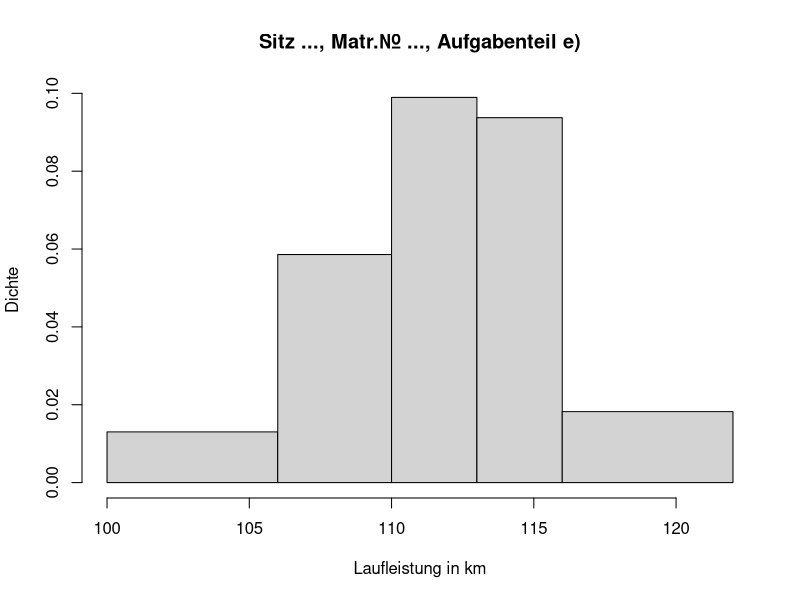

Write the R code that produced this figure.
### Musterloesung Probeklausur 7 Teil B (Fussball.csv)

## a)
setwd(path.expand("~"))
getwd()

## b)
d <- read.csv("Fussball.csv", sep = ",", dec = ".", header = TRUE)
head(d)

## c)
typeof(d$Ort)        # "character"
typeof(d$Zuschauer)  # "integer"
# Antwortsatz: Ort ist ein character-Objekt, Zuschauer ein numerisches Objekt vom Typ integer.
# Wetter ist nominalskaliert (Kategorien ohne natuerliche Reihenfolge).

## d)
heim <- d$Zuschauer[d$Ort == "Heim"]
round(mean(heim), 3)   # 416.848
round(sd(heim), 3)     # 58.168
# Antwortsatz: Bei Heimspielen betraegt der Schaetzer fuer das arithmetische Mittel
# der Zuschauer 416.848, der unverzerrte Schaetzer fuer die Standardabweichung 58.168.

## e)
pdf("Histogramm.pdf")
hist(d$Laufleistung, freq = FALSE,
     breaks = c(100, 106, 110, 113, 116, 122), right = FALSE,
     main = "Sitz ..., Matr.Nr. ..., Aufgabenteil e)",
     xlab = "Laufleistung in km", ylab = "Dichte")
dev.off()

## f)
d$iL15 <- dpois(d$Tore, 1.5)
head(d)
prod(d$iL15)   # 5.293488e-43
# Antwortsatz: L(lambda = 1.5) = 5.293 x 10^(-43).

## g)
logLik.pois <- function(lambda, x) {
  sum(log(dpois(x, lambda)))
}
for (lambda in seq(1, 2.4, by = 0.2)) {
  print(c(lambda, logLik.pois(lambda, d$Tore)))
}
# 1.0 -103.053 | 1.2 -98.897 | 1.4 -97.361 | 1.6 -97.743
# 1.8 -99.589  | 2.0 -102.590 | 2.2 -106.526 | 2.4 -111.234
round(mean(d$Tore), 3)  # 1.453
# Antwortsatz: Die Log-Likelihood ist bei lambda = 1.4 maximal, also ist lambda_hat = 1.4
# (auf dem Gitter). Das arithmetische Mittel betraegt 1.453. Beide liegen nahe beieinander,
# weil der ML-Schaetzer der Poisson-Verteilung allgemein lambda_hat = x_quer ist;
# 1.4 ist der Gitterwert, der 1.453 am naechsten liegt.

## h)
# (i)
round(t.test(d$Laufleistung, conf.level = 0.95)$conf.int, 3)   # [110.475; 112.422]
# alternativ von Hand:
n <- length(d$Laufleistung); m <- mean(d$Laufleistung); s <- sd(d$Laufleistung)
round(m + c(-1, 1) * qt(0.975, n - 1) * s / sqrt(n), 3)
# Antwortsatz: Das 95%-KI fuer die erwartete Laufleistung ist [110.475; 112.422] km.
# (ii)
t.test(d$Laufleistung, mu = 110, alternative = "greater")
# t = 2.973, df = 63, p-value = 0.002
# Antwortsatz: H0: mu <= 110 vs. H1: mu > 110. Der p-Wert betraegt 0.002 < 0.01,
# also wird H0 abgelehnt. Die Mannschaft laeuft im Mittel signifikant mehr als 110 km
# pro Spiel; die Behauptung des Trainers wird gestuetzt.

## i)
# Stellen zaehlen: 1,4,9 -> 3 Stellen; 4^2..9^2 (16..81) -> 6 Zahlen x 2 = 12 Stellen;
# ab 10^2 = 100 dreistellig: 81 - 3 - 12 = 66 Stellen -> 66/3 = 22 Zahlen: 10^2 .. 31^2.
# Also n = 31 (31^2 = 961 ist noch dreistellig).
Leinetal.fun <- function(n) {
  zahl <- "0."
  for (i in 1:n) zahl <- paste0(zahl, i^2)
  return(zahl)
}
z <- Leinetal.fun(31)
z
nchar(z) - 2   # 81
# Antwortsatz: Die Leinetal-Zahl mit 81 Nachkommastellen lautet
# 0.149162536496481100121144169196225256289324361400441484529576625676729784841900961
# (bis zur Quadratzahl 31^2 = 961).
